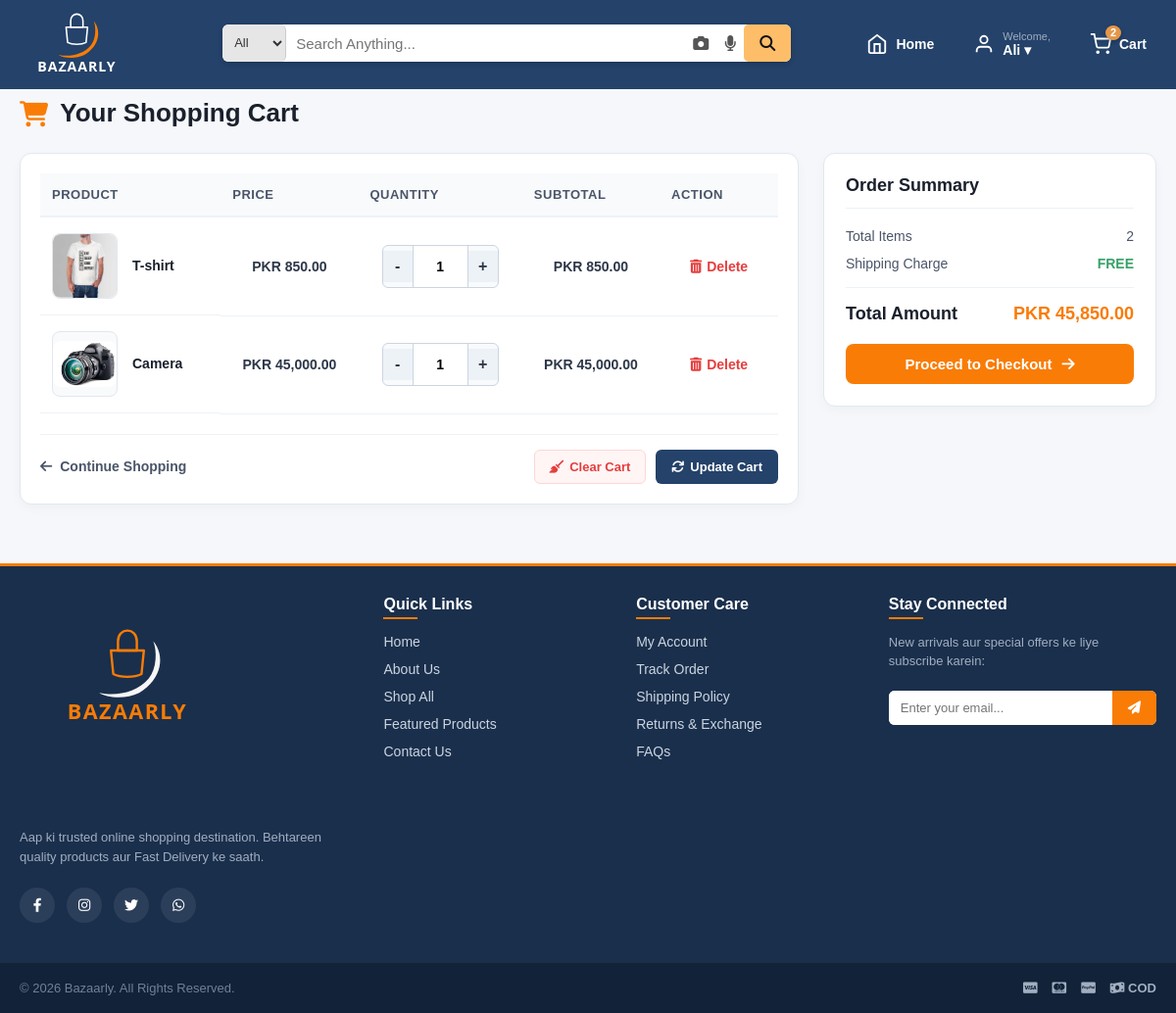
/cart.php (signed in), run on the app's committed database.
### tables this page shows
CREATE TABLE `cart` (
  `id` int(11) NOT NULL,
  `user_id` int(11) DEFAULT NULL,
  `product_id` int(11) DEFAULT NULL,
  `quantity` int(11) DEFAULT NULL
);

CREATE TABLE `products` (
  `id` int(11) NOT NULL,
  `name` varchar(100) DEFAULT NULL,
  `price` decimal(10,2) DEFAULT NULL,
  `image` varchar(255) DEFAULT NULL,
  `image2` varchar(255) DEFAULT NULL,
  `image3` varchar(255) DEFAULT NULL,
  `image4` varchar(255) DEFAULT NULL,
  `description` text DEFAULT NULL,
  `sizes` varchar(255) DEFAULT NULL,
  `colors` varchar(255) DEFAULT NULL,
  `model_specs` varchar(255) DEFAULT NULL,
  `category_id` int(11) DEFAULT NULL,
  `views` int(11) DEFAULT 0,
  `sold` int(11) DEFAULT 0
);

### cart.php (the view, shortened to what this page needs)
<?php
include("config.php");
$user_id = intval($_SESSION['user']);
$query = "SELECT cart.id AS cart_id, products.id AS product_id, products.name, products.price, products.image, cart.quantity
          FROM cart
          JOIN products ON cart.product_id = products.id
          WHERE cart.user_id = $user_id";
$result = mysqli_query($conn, $query);
$total = 0;
$total_items = 0;
$cart_products = array();
if ($result) {
    while ($row = mysqli_fetch_assoc($result)) {
        $subtotal = $row['price'] * $row['quantity'];
        $total += $subtotal;
        $total_items += $row['quantity'];
        $row['subtotal'] = $subtotal;
        $cart_products[] = $row;
    }
}
if (file_exists("header.php")) {
    include("header.php");
}
?>
<div class="cart-page-wrapper">
    <div class="cart-container">
        <h1 class="cart-title">
            <i class="fa-solid fa-cart-shopping"></i> Your Shopping Cart
        </h1>
        <?php if (!empty($cart_products)): ?>
            <form action="cart.php" method="POST" id="cartForm">
                <div class="cart-layout">
                    <div class="cart-items-section">
                        <div class="cart-table-wrapper">
                            <table class="cart-table">
                                <thead>
                                    <tr>
                                        <th>Product</th>
                                        <th>Price</th>
                                        <th>Quantity</th>
                                        <th>Subtotal</th>
                                        <th>Action</th>
                                    </tr>
                                </thead>
                                <tbody>
                                    <?php foreach ($cart_products as $item): ?>
                                        <tr>
                                            <td class="cart-product-detail" data-label="Product">
                                                <div class="cart-thumb-box">
                                                    <img class="cart-img" src="<?php echo htmlspecialchars($item['image']); ?>" alt="<?php echo htmlspecialchars($item['name']); ?>">
                                                </div>
                                                <a href="product.php?id=<?php echo $item['product_id']; ?>" class="cart-product-title">
                                                    <?php echo htmlspecialchars($item['name']); ?>
                                                </a>
                                            </td>
                                            <td class="cart-price-cell" data-label="Price">
                                                PKR <?php echo number_format($item['price'], 2); ?>
                                            </td>
                                            <td class="cart-qty-cell" data-label="Quantity">
                                                <div class="cart-qty-control">
                                                    <button type="button" class="btn-qty-minus" onclick="decreaseQty(<?php echo $item['cart_id']; ?>)">-</button>
                                                    <input type="number"
                                                           name="quantities[<?php echo $item['cart_id']; ?>]"
                                                           id="qty_<?php echo $item['cart_id']; ?>"
                                                           value="<?php echo $item['quantity']; ?>"
                                                           min="1"
                                                           class="cart-qty-input">
                                                    <button type="button" class="btn-qty-plus" onclick="increaseQty(<?php echo $item['cart_id']; ?>)">+</button>
                                                </div>
                                            </td>
                                            <td class="cart-subtotal-cell" data-label="Subtotal">
                                                PKR <?php echo number_format($item['subtotal'], 2); ?>
                                            </td>
                                            <td class="cart-action-cell" data-label="Action">
                                                <a href="cart.php?delete=<?php echo $item['cart_id']; ?>" class="btn-remove-item" title="Remove Item" onclick="return confirm('Remove this item?');">
                                                    <i class="fa-solid fa-trash-can"></i> Delete
                                                </a>
                                            </td>
                                        </tr>
                                    <?php endforeach; ?>
                                </tbody>
                            </table>
                        </div>
                        <div class="cart-bottom-actions">
                            <a href="index.php" class="btn-continue-shopping">
                                <i class="fa-solid fa-arrow-left"></i> Continue Shopping
                            </a>
                            <div class="cart-update-clear-group">
                                <a href="cart.php?clear=1" class="btn-clear-cart" onclick="return confirm('Are you sure you want to clear your cart?');">
                                    <i class="fa-solid fa-broom"></i> Clear Cart
                                </a>
                                <button type="submit" name="update" class="btn-update-cart">
                                    <i class="fa-solid fa-arrows-rotate"></i> Update Cart
                                </button>
                            </div>
                        </div>
                    </div>
                    <div class="cart-summary-section">
                        <div class="summary-card">
                            <h3 class="summary-title">Order Summary</h3>
                            <div class="summary-row">
                                <span>Total Items</span>
                                <span><?php echo $total_items; ?></span>
                            </div>
                            <div class="summary-row">
                                <span>Shipping Charge</span>
                                <span class="free-shipping">FREE</span>
                            </div>
                            <div class="summary-divider"></div>
                            <div class="summary-row summary-total">
                                <span>Total Amount</span>
                                <span>PKR <?php echo number_format($total, 2); ?></span>
                            </div>
                            <a href="checkout.php" class="btn-proceed-checkout">
                                Proceed to Checkout <i class="fa-solid fa-arrow-right"></i>
                            </a>
                        </div>
                    </div>
                </div>
            </form>
        <?php endif; ?>
    </div>
</div>
<?php
if (file_exists("footer.php")) {
    include("footer.php");
}
?>

### header.php (shortened to what this page needs)
<?php
include_once("config.php");
$cart_count = 0;
if (isset($_SESSION['user'])) {
    $current_user_id = intval($_SESSION['user']);
    $cart_count_query = mysqli_query($conn, "SELECT SUM(quantity) AS total_items FROM cart WHERE user_id = $current_user_id");
    if ($cart_count_query && $c_row = mysqli_fetch_assoc($cart_count_query)) {
        $cart_count = $c_row['total_items'] ? intval($c_row['total_items']) : 0;
    }
}
$display_name = "User";
if (isset($_SESSION['user_name']) && !empty($_SESSION['user_name'])) {
    $display_name = $_SESSION['user_name'];
}
?>
<!DOCTYPE html>
<html lang="en">
<head>
    <link rel="stylesheet" href="css/style.css?v=<?php echo file_exists('css/style.css') ? filemtime('css/style.css') : '1.0'; ?>">
    <link rel="stylesheet" href="https://cdnjs.cloudflare.com/ajax/libs/font-awesome/6.4.0/css/all.min.css">
</head>
<body>
<header class="header" id="mainHeader">
    <nav class="nav-container">
        <div class="site-logo">
            <a href="index.php">
                <svg xmlns="http://www.w3.org/2000/svg" viewBox="0 0 500 500" width="100%" height="100%">
                    <text x="250" y="345"
                          font-family="system-ui, -apple-system, sans-serif"
                          font-size="45"
                          font-weight="700"
                          fill="#ffffff"
                          text-anchor="middle"
                          letter-spacing="3">BAZAARLY</text>
                </svg>
            </a>
        </div>
        <form method="GET" action="index.php" class="search-form" id="searchForm" enctype="multipart/form-data">
            <select name="category" class="search-category" onchange="this.form.submit()">
                <option value="">All</option>
            </select>
            <input type="text" name="search" id="searchInput" placeholder="Search Anything..." value="<?php echo isset($_GET['search']) ? htmlspecialchars($_GET['search']) : ''; ?>" autocomplete="off">
            <button type="button" class="btn-camera" id="cameraBtn" title="Search by Image">
                <i class="fa-solid fa-camera"></i>
            </button>
            <button type="button" class="btn-mic" id="micBtn" title="Search by Voice">
                <i class="fa-solid fa-microphone"></i>
            </button>
            <button type="submit" class="btn-search">
                <i class="fa-solid fa-magnifying-glass"></i>
            </button>
        </form>
        <ul class="header-nav-list">
            <li>
                <a href="index.php" class="nav-item-link" title="Home">
                    <svg class="nav-icon" viewBox="0 0 24 24" fill="none" stroke="currentColor" stroke-width="2">
                        <path d="M3 9l9-7 9 7v11a2 2 0 0 1-2 2H5a2 2 0 0 1-2-2z"></path>
                        <polyline points="9 22 9 12 15 12 15 22"></polyline>
                    </svg>
                    <span class="nav-label">Home</span>
                </a>
            </li>
            <li class="account-dropdown-wrapper">
                <?php if(isset($_SESSION['user'])) { ?>
                    <button type="button" class="nav-item-btn">
                        <svg class="nav-icon" viewBox="0 0 24 24" fill="none" stroke="currentColor" stroke-width="2">
                            <path d="M20 21v-2a4 4 0 0 0-4-4H8a4 4 0 0 0-4 4v2"></path>
                            <circle cx="12" cy="7" r="4"></circle>
                        </svg>
                        <div class="nav-text-group">
                            <span class="nav-subtext">Welcome,</span>
                            <span class="nav-label"><?php echo htmlspecialchars($display_name); ?> ▾</span>
                        </div>
                    </button>
                <?php } ?>
            </li>
            <li>
                <a href="cart.php" class="nav-item-link cart-link" title="Cart">
                    <div class="cart-icon-wrapper">
                        <svg class="nav-icon" viewBox="0 0 24 24" fill="none" stroke="currentColor" stroke-width="2">
                            <circle cx="9" cy="21" r="1"></circle>
                            <circle cx="20" cy="21" r="1"></circle>
                            <path d="M1 1h4l2.68 13.39a2 2 0 0 0 2 1.61h9.72a2 2 0 0 0 2-1.61L23 6H6"></path>
                        </svg>
                        <?php if($cart_count > 0) { ?>
                            <span class="cart-badge"><?php echo $cart_count; ?></span>
                        <?php } ?>
                    </div>
                    <span class="nav-label">Cart</span>
                </a>
            </li>
        </ul>
    </nav>
</header>

### footer.php (shortened to what this page needs)
<footer class="site-footer">
    <div class="footer-container">
        <div class="footer-col footer-about">
           <a href="index.php" class="footer-logo-link">
                <svg xmlns="http://www.w3.org/2000/svg" viewBox="0 0 500 500" width="80%" height="80%">
                    <text x="250" y="345"
                          font-family="system-ui, -apple-system, sans-serif"
                          font-size="45"
                          font-weight="700"
                          fill="#f97c06"
                          text-anchor="middle"
                          letter-spacing="3">BAZAARLY</text>
                </svg>
            </a>
            <p class="footer-desc">
                Aap ki trusted online shopping destination. Behtareen quality products aur Fast Delivery ke saath.
            </p>
            <div class="footer-socials">
                <a href="#" aria-label="Facebook"><i class="fab fa-facebook-f"></i></a>
                <a href="#" aria-label="Instagram"><i class="fab fa-instagram"></i></a>
                <a href="#" aria-label="Twitter"><i class="fab fa-twitter"></i></a>
                <a href="#" aria-label="WhatsApp"><i class="fab fa-whatsapp"></i></a>
            </div>
        </div>
        <div class="footer-col">
            <h4 class="footer-title">Quick Links</h4>
            <ul class="footer-links">
                <li><a href="index.php">Home</a></li>
                <li><a href="#">About Us</a></li>
                <li><a href="#">Shop All</a></li>
                <li><a href="#">Featured Products</a></li>
                <li><a href="#">Contact Us</a></li>
            </ul>
        </div>
        <div class="footer-col">
            <h4 class="footer-title">Customer Care</h4>
            <ul class="footer-links">
                <li><a href="#">My Account</a></li>
                <li><a href="#">Track Order</a></li>
                <li><a href="#">Shipping Policy</a></li>
                <li><a href="#">Returns & Exchange</a></li>
                <li><a href="#">FAQs</a></li>
            </ul>
        </div>
        <div class="footer-col footer-newsletter">
            <h4 class="footer-title">Stay Connected</h4>
            <p>New arrivals aur special offers ke liye subscribe karein:</p>
            <form class="newsletter-form" onsubmit="event.preventDefault();">
                <input type="email" placeholder="Enter your email..." required>
                <button type="submit"><i class="fas fa-paper-plane"></i></button>
            </form>
        </div>
    </div>
    <div class="footer-bottom">
        <div class="footer-bottom-container">
            <p>© 2026 Bazaarly. All Rights Reserved.</p>
            <div class="payment-methods">
                <span><i class="fab fa-cc-visa"></i></span>
                <span><i class="fab fa-cc-mastercard"></i></span>
                <span><i class="fab fa-cc-paypal"></i></span>
                <span><i class="fas fa-money-bill-wave"></i> COD</span>
            </div>
        </div>
    </div>
</footer>
<link rel="stylesheet" href="https://cdnjs.cloudflare.com/ajax/libs/font-family/6.4.0/css/all.min.css">

### data on the page
cart: product.image (picture), product.name "T-shirt", product.price "850.00", quantity "1", subtotal "850.00"
cart: product.image (picture), product.name "Camera", product.price "45,000.00", quantity "1", subtotal "45,000.00"

### other printed values
$display_name "Ali"
$cart_count "2"
$total_items "2"
$total "45,850.00"
